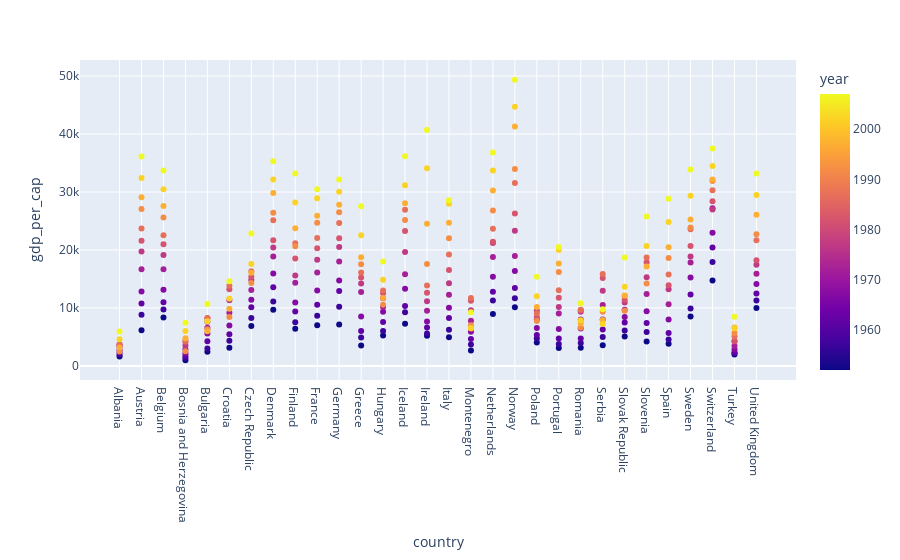

Write notebook code for a chart like this one.
### Code cell
fig = px.scatter(europe, x='country', y='gdp_per_cap', color='year')
fig.show()

### Figure 1 — Plotly figure (JSON) as saved in the notebook; plotly's stock layout.template omitted (floating-point values rounded to 4 significant figures; data arrays with more than 128 entries replaced by an {"elided": "..."} marker saying what was removed)
{"data": [{"hovertemplate": "country=%{x}<br>gdp_per_cap=%{y}<br>year=%{marker.color}<extra></extra>", "legendgroup": "", "marker": {"color": {"elided": "360 int values"}, "coloraxis": "coloraxis", "symbol": "circle"}, "mode": "markers", "name": "", "orientation": "v", "showlegend": false, "type": "scatter", "x": {"elided": "360 str values"}, "xaxis": "x", "y": {"elided": "360 float values"}, "yaxis": "y"}], "layout": {"coloraxis": {"colorbar": {"title": {"text": "year"}}, "colorscale": [[0, "#0d0887"], [0.1111, "#46039f"], [0.2222, "#7201a8"], [0.3333, "#9c179e"], [0.4444, "#bd3786"], [0.5556, "#d8576b"], [0.6667, "#ed7953"], [0.7778, "#fb9f3a"], [0.8889, "#fdca26"], [1, "#f0f921"]]}, "legend": {"tracegroupgap": 0}, "margin": {"t": 60}, "xaxis": {"anchor": "y", "domain": [0, 1], "title": {"text": "country"}}, "yaxis": {"anchor": "x", "domain": [0, 1], "title": {"text": "gdp_per_cap"}}}}
